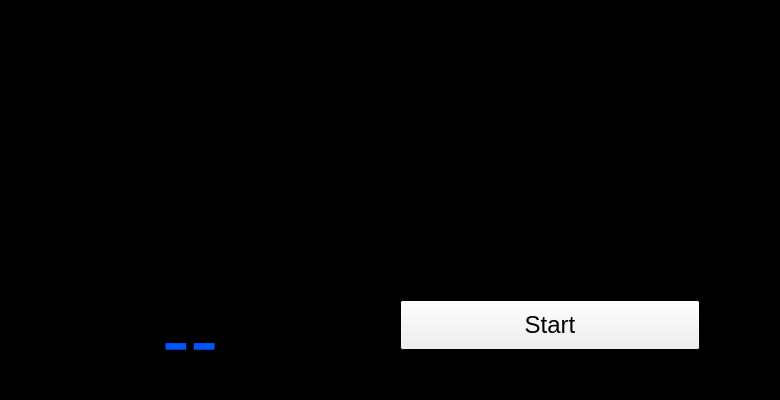
<?xml version="1.0" encoding="UTF-8"?>
<ui version="4.0">
 <class>MainWindow</class>
 <widget class="QMainWindow" name="MainWindow">
  <property name="geometry">
   <rect>
    <x>0</x>
    <y>0</y>
    <width>780</width>
    <height>400</height>
   </rect>
  </property>
  <property name="sizePolicy">
   <sizepolicy hsizetype="Preferred" vsizetype="Preferred">
    <horstretch>0</horstretch>
    <verstretch>0</verstretch>
   </sizepolicy>
  </property>
  <property name="palette">
   <palette>
    <active>
     <colorrole role="Base">
      <brush brushstyle="SolidPattern">
       <color alpha="255">
        <red>255</red>
        <green>255</green>
        <blue>255</blue>
       </color>
      </brush>
     </colorrole>
     <colorrole role="Window">
      <brush brushstyle="SolidPattern">
       <color alpha="255">
        <red>0</red>
        <green>0</green>
        <blue>0</blue>
       </color>
      </brush>
     </colorrole>
    </active>
    <inactive>
     <colorrole role="Base">
      <brush brushstyle="SolidPattern">
       <color alpha="255">
        <red>255</red>
        <green>255</green>
        <blue>255</blue>
       </color>
      </brush>
     </colorrole>
     <colorrole role="Window">
      <brush brushstyle="SolidPattern">
       <color alpha="255">
        <red>0</red>
        <green>0</green>
        <blue>0</blue>
       </color>
      </brush>
     </colorrole>
    </inactive>
    <disabled>
     <colorrole role="Base">
      <brush brushstyle="SolidPattern">
       <color alpha="255">
        <red>0</red>
        <green>0</green>
        <blue>0</blue>
       </color>
      </brush>
     </colorrole>
     <colorrole role="Window">
      <brush brushstyle="SolidPattern">
       <color alpha="255">
        <red>0</red>
        <green>0</green>
        <blue>0</blue>
       </color>
      </brush>
     </colorrole>
    </disabled>
   </palette>
  </property>
  <property name="windowTitle">
   <string>MainWindow</string>
  </property>
  <widget class="QWidget" name="centralwidget">
   <widget class="PlotWidget" name="graphWidget" native="true">
    <property name="geometry">
     <rect>
      <x>40</x>
      <y>20</y>
      <width>700</width>
      <height>260</height>
     </rect>
    </property>
    <property name="sizePolicy">
     <sizepolicy hsizetype="Fixed" vsizetype="Fixed">
      <horstretch>0</horstretch>
      <verstretch>0</verstretch>
     </sizepolicy>
    </property>
    <property name="font">
     <font>
      <family>Myriad Pro</family>
     </font>
    </property>
   </widget>
   <widget class="QPushButton" name="btnStart">
    <property name="geometry">
     <rect>
      <x>400</x>
      <y>300</y>
      <width>300</width>
      <height>50</height>
     </rect>
    </property>
    <property name="font">
     <font>
      <family>Arial</family>
      <pointsize>18</pointsize>
     </font>
    </property>
    <property name="text">
     <string>Start</string>
    </property>
   </widget>
   <widget class="QLabel" name="lblSpo2">
    <property name="geometry">
     <rect>
      <x>40</x>
      <y>300</y>
      <width>300</width>
      <height>80</height>
     </rect>
    </property>
    <property name="palette">
     <palette>
      <active>
       <colorrole role="WindowText">
        <brush brushstyle="SolidPattern">
         <color alpha="255">
          <red>0</red>
          <green>85</green>
          <blue>255</blue>
         </color>
        </brush>
       </colorrole>
       <colorrole role="Text">
        <brush brushstyle="SolidPattern">
         <color alpha="255">
          <red>0</red>
          <green>255</green>
          <blue>0</blue>
         </color>
        </brush>
       </colorrole>
      </active>
      <inactive>
       <colorrole role="WindowText">
        <brush brushstyle="SolidPattern">
         <color alpha="255">
          <red>0</red>
          <green>85</green>
          <blue>255</blue>
         </color>
        </brush>
       </colorrole>
       <colorrole role="Text">
        <brush brushstyle="SolidPattern">
         <color alpha="255">
          <red>0</red>
          <green>255</green>
          <blue>0</blue>
         </color>
        </brush>
       </colorrole>
      </inactive>
      <disabled>
       <colorrole role="WindowText">
        <brush brushstyle="SolidPattern">
         <color alpha="255">
          <red>120</red>
          <green>120</green>
          <blue>120</blue>
         </color>
        </brush>
       </colorrole>
       <colorrole role="Text">
        <brush brushstyle="SolidPattern">
         <color alpha="255">
          <red>120</red>
          <green>120</green>
          <blue>120</blue>
         </color>
        </brush>
       </colorrole>
      </disabled>
     </palette>
    </property>
    <property name="font">
     <font>
      <family>Arial</family>
      <pointsize>64</pointsize>
     </font>
    </property>
    <property name="text">
     <string>--</string>
    </property>
    <property name="textFormat">
     <enum>Qt::PlainText</enum>
    </property>
    <property name="alignment">
     <set>Qt::AlignCenter</set>
    </property>
   </widget>
  </widget>
 </widget>
 <customwidgets>
  <customwidget>
   <class>PlotWidget</class>
   <extends>QWidget</extends>
   <header>pyqtgraph</header>
   <container>1</container>
  </customwidget>
 </customwidgets>
 <resources/>
 <connections/>
</ui>
